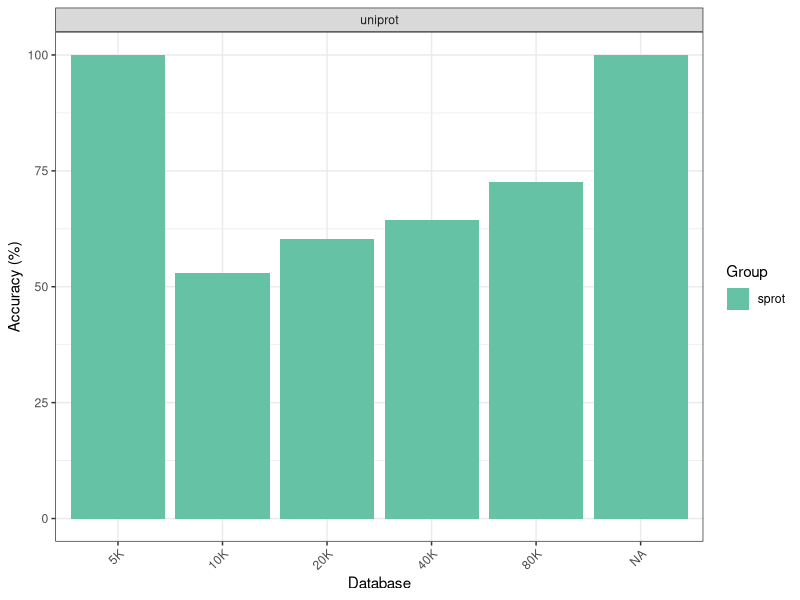
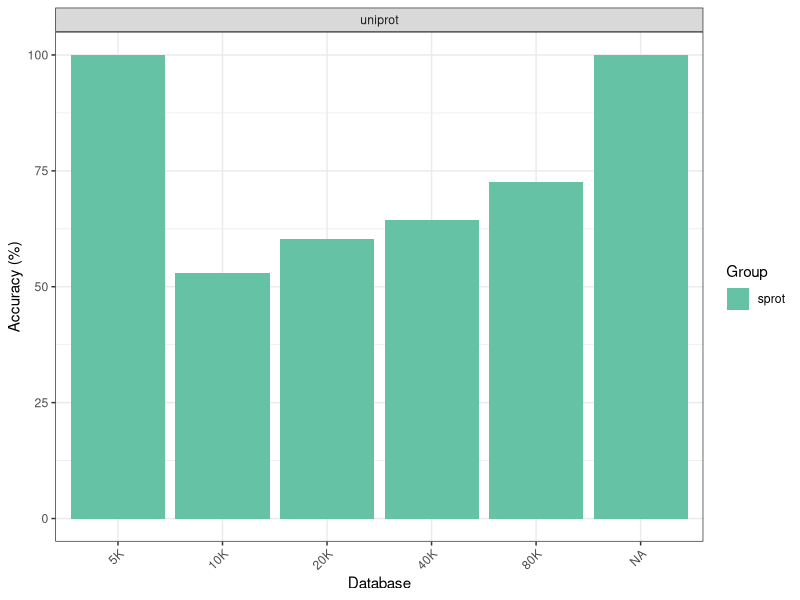
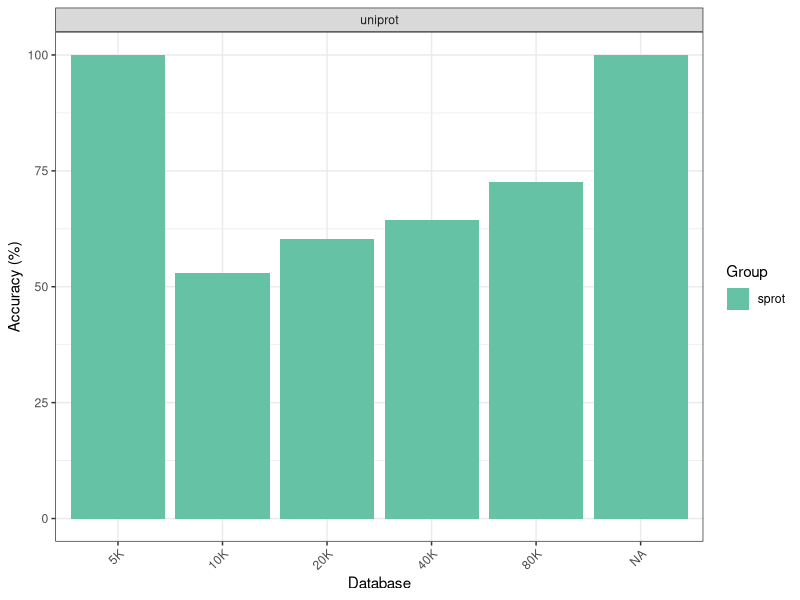

These figures' R source, in order:
library(tidyverse)

# Check current working directory
getwd()

# evoprot
df1 <- read.table("../benchmark/PA-SigPro/acc_percent_sigprot.txt")[, c(1, 3)]
colnames(df1) <- c("filename", "value")

# plm 
df2 <- read.table("../benchmark/AI-Embedding/acc_percent_AI_embd.txt")[, c(1, 3)]
colnames(df2) <- c("filename", "value")

# 
df = rbind(df1, df2)

# Extract 'parameter' and split into 'type' and 'group'
df$parameter <- sub("_uniprot.*", "", df$filename)
df <- df %>%
  separate(parameter, into = c("type", "group"), sep = "_")

# Extract and convert size to "K" format
df$sizeK <- sub(".*_(\\d+)_.*", "\\1", df$filename)
df$sizeK_num <- as.numeric(df$sizeK) / 1000
df$sizeK <- paste0(df$sizeK_num, "K")

# Order sizeK factor by numeric value
df$sizeK <- factor(df$sizeK, levels = paste0(sort(unique(df$sizeK_num)), "K"))

# Create plot
p <- df %>%
  ggplot(aes(x = sizeK, y = value, fill = group)) +
  geom_col(position = "dodge") +
  facet_grid(~type) +
  scale_fill_brewer(palette = "Set2") +
  theme_bw() +
  theme(axis.text.x = element_text(angle = 45, hjust = 1)) +
  labs(
    x = "Database",
    y = "Accuracy (%)",
    fill = "Group")

# Display the plot (optional)
print(p)

# Save plot as PDF
ggsave("../../plots/dimreduct_distfunc.pdf", plot = p, width = 8, height = 5)
ggsave("../../plots/dimreduct_distfunc.png", plot = p, width = 8, height = 5, dpi = 300)

df %>%
  group_by(type, group) %>%
  summarise(avg_value = mean(value), .groups = "drop") %>%
  arrange(desc(avg_value))

